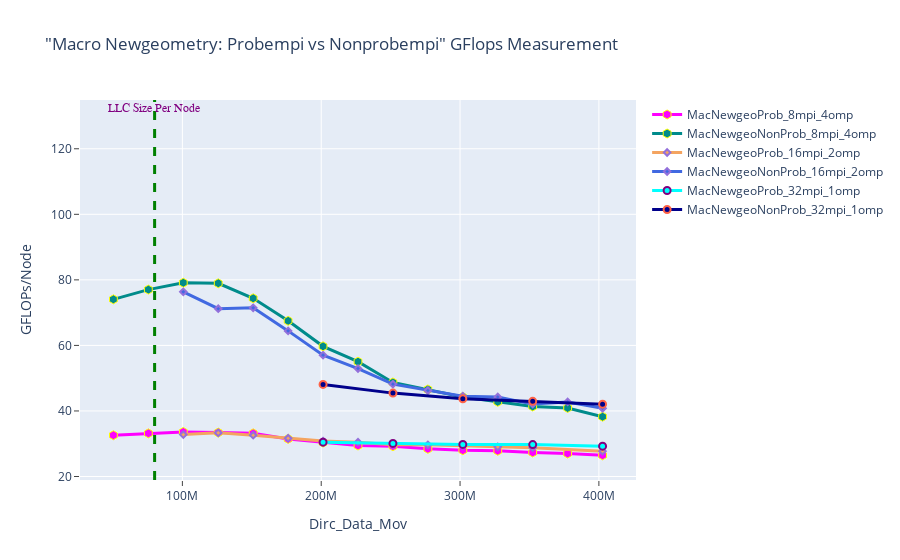

Notebook code cell kept with this figure:
### Markdown cell above
## FLOTS - Macro Newgeometry: Probempi vs Nonprobempi

### Code cell
fig = go.Figure() 

fig.add_trace(go.Scatter(x=(dfMacNewgeoProb_8mpi_4omp.Dirc_Data_Mov*(dfMacNewgeoProb_8mpi_4omp.MPI_size)), 
                         y=(dfMacNewgeoProb_8mpi_4omp.GFLOPS*(dfMacNewgeoProb_8mpi_4omp.MPI_size)), 
                         mode='lines+markers', 
                         name='MacNewgeoProb_8mpi_4omp',
                         line=dict(color='magenta',width=3),
                         marker=dict(symbol='hexagon',size=9, line=dict(color='yellow',width=1))))

fig.add_trace(go.Scatter(x=(dfMacNewgeoNonProb_8mpi_4omp.Dirc_Data_Mov*(dfMacNewgeoNonProb_8mpi_4omp.MPI_size)), 
                         y=(dfMacNewgeoNonProb_8mpi_4omp.GFLOPS*(dfMacNewgeoNonProb_8mpi_4omp.MPI_size)), 
                         mode='lines+markers', 
                         name='MacNewgeoNonProb_8mpi_4omp',
                         line=dict(color='darkcyan',width=3),
                         marker=dict(symbol='hexagon',size=9, line=dict(color='yellow',width=1))))



fig.add_trace(go.Scatter(x=(dfMacNewgeoProb_16mpi_2omp.Dirc_Data_Mov*(dfMacNewgeoProb_16mpi_2omp.MPI_size)), 
                         y=(dfMacNewgeoProb_16mpi_2omp.GFLOPS*(dfMacNewgeoProb_16mpi_2omp.MPI_size)), 
                         mode='lines+markers', 
                         name='MacNewgeoProb_16mpi_2omp',
                         line=dict(color='sandybrown',width=3),
                         marker=dict(symbol='diamond',size=5,line=dict(color='MediumPurple',width=2))))

fig.add_trace(go.Scatter(x=(dfMacNewgeoNonProb_16mpi_2omp.Dirc_Data_Mov*(dfMacNewgeoNonProb_16mpi_2omp.MPI_size)), 
                         y=(dfMacNewgeoNonProb_16mpi_2omp.GFLOPS*(dfMacNewgeoNonProb_16mpi_2omp.MPI_size)), 
                         mode='lines+markers', 
                         name='MacNewgeoNonProb_16mpi_2omp',
                         line=dict(color='royalblue',width=3),
                         marker=dict(symbol='diamond',size=5,line=dict(color='MediumPurple',width=2))))



fig.add_trace(go.Scatter(x=(dfMacNewgeoProb_32mpi_1omp.Dirc_Data_Mov*(dfMacNewgeoProb_32mpi_1omp.MPI_size)), 
                         y=(dfMacNewgeoProb_32mpi_1omp.GFLOPS*(dfMacNewgeoProb_32mpi_1omp.MPI_size)), 
                         mode='lines+markers', 
                         name='MacNewgeoProb_32mpi_1omp',
                         line=dict(color='cyan',width=3),
                         marker=dict(symbol='circle',size=7,line=dict(color='Purple',width=2))))

fig.add_trace(go.Scatter(x=(dfMacNewgeoNonProb_32mpi_1omp.Dirc_Data_Mov*(dfMacNewgeoNonProb_32mpi_1omp.MPI_size)), 
                         y=(dfMacNewgeoNonProb_32mpi_1omp.GFLOPS*(dfMacNewgeoNonProb_32mpi_1omp.MPI_size)), 
                         mode='lines+markers', 
                         name='MacNewgeoNonProb_32mpi_1omp',
                         line=dict(color='darkblue',width=3),
                         marker=dict(symbol='circle',size=7, line=dict(color='tomato',width=2))))



# Adding a vertical line
fig.add_vline(x=80e6, line_width=3, line_dash="dash", line_color="green")
# fig.add_hline(y=1024, line_width=3, line_dash="dash", line_color="red")

# Add annotation
fig.add_annotation(
    x='80e6'
    , y=130
    , text=f'LLC Size Per Node'
    , yanchor='bottom'
    , showarrow=False
    , arrowhead=1
    , arrowsize=1
    , arrowwidth=2
    , arrowcolor="#636363"
    , ax=-20
    , ay=-30
    , font=dict(size=12, color="purple", family="Sans Serif")
    , align="left"
    ,)

fig.update_layout(title='"Macro Newgeometry: Probempi vs Nonprobempi" GFlops Measurement',
                  xaxis_title='Dirc_Data_Mov', yaxis_title='GFLOPs/Node', 
                  xaxis=dict(ticks="outside"),  
                  yaxis=dict(ticks="outside"))

### Figure 1 — Plotly figure (JSON) as saved in the notebook; plotly's stock layout.template omitted (floating-point values rounded to 4 significant figures)
{"data": [{"line": {"color": "magenta", "width": 3}, "marker": {"line": {"color": "yellow", "width": 1}, "size": 9, "symbol": "hexagon"}, "mode": "lines+markers", "name": "MacNewgeoProb_8mpi_4omp", "type": "scatter", "x": [50331648, 75497472, 100663296, 125829120, 150994944, 176160768, 201326592, 226492416, 251658240, 276824064, 301989888, 327155712, 352321536, 377487360, 402653184], "y": [32.6, 33.17, 33.61, 33.39, 33.16, 31.48, 30.36, 29.46, 29.24, 28.44, 28.02, 27.86, 27.33, 27.01, 26.45]}, {"line": {"color": "darkcyan", "width": 3}, "marker": {"line": {"color": "yellow", "width": 1}, "size": 9, "symbol": "hexagon"}, "mode": "lines+markers", "name": "MacNewgeoNonProb_8mpi_4omp", "type": "scatter", "x": [50331648, 75497472, 100663296, 125829120, 150994944, 176160768, 201326592, 226492416, 251658240, 276824064, 301989888, 327155712, 352321536, 377487360, 402653184], "y": [74.06, 77.02, 79.13, 78.96, 74.38, 67.5, 59.72, 55.05, 48.7, 46.56, 44.26, 42.79, 41.37, 40.92, 38.25]}, {"line": {"color": "sandybrown", "width": 3}, "marker": {"line": {"color": "MediumPurple", "width": 2}, "size": 5, "symbol": "diamond"}, "mode": "lines+markers", "name": "MacNewgeoProb_16mpi_2omp", "type": "scatter", "x": [100663296, 125829120, 150994944, 176160768, 201326592, 226492416, 251658240, 276824064, 301989888, 327155712, 352321536, 402653184], "y": [32.79, 33.32, 32.6, 31.68, 30.81, 30.47, 29.7, 29.65, 29.37, 29.05, 28.79, 27.74]}, {"line": {"color": "royalblue", "width": 3}, "marker": {"line": {"color": "MediumPurple", "width": 2}, "size": 5, "symbol": "diamond"}, "mode": "lines+markers", "name": "MacNewgeoNonProb_16mpi_2omp", "type": "scatter", "x": [100663296, 125829120, 150994944, 176160768, 201326592, 226492416, 251658240, 276824064, 301989888, 327155712, 352321536, 377487360, 402653184], "y": [76.34, 71.21, 71.45, 64.44, 57.04, 52.94, 48.19, 46.25, 44.51, 44.27, 42.09, 42.76, 40.81]}, {"line": {"color": "cyan", "width": 3}, "marker": {"line": {"color": "Purple", "width": 2}, "size": 7, "symbol": "circle"}, "mode": "lines+markers", "name": "MacNewgeoProb_32mpi_1omp", "type": "scatter", "x": [201326592, 251658240, 301989888, 352321536, 402653184], "y": [30.49, 30.09, 29.8, 29.73, 29.26]}, {"line": {"color": "darkblue", "width": 3}, "marker": {"line": {"color": "tomato", "width": 2}, "size": 7, "symbol": "circle"}, "mode": "lines+markers", "name": "MacNewgeoNonProb_32mpi_1omp", "type": "scatter", "x": [201326592, 251658240, 301989888, 352321536, 402653184], "y": [48.09, 45.44, 43.7, 42.94, 42.07]}], "layout": {"annotations": [{"align": "left", "arrowcolor": "#636363", "arrowhead": 1, "arrowsize": 1, "arrowwidth": 2, "ax": -20, "ay": -30, "font": {"color": "purple", "family": "Sans Serif", "size": 12}, "showarrow": false, "text": "LLC Size Per Node", "x": "80e6", "y": 130, "yanchor": "bottom"}], "shapes": [{"line": {"color": "green", "dash": "dash", "width": 3}, "type": "line", "x0": 80000000, "x1": 80000000, "xref": "x", "y0": 0, "y1": 1, "yref": "y domain"}], "title": {"text": "\"Macro Newgeometry: Probempi vs Nonprobempi\" GFlops Measurement"}, "xaxis": {"ticks": "outside", "title": {"text": "Dirc_Data_Mov"}}, "yaxis": {"ticks": "outside", "title": {"text": "GFLOPs/Node"}}}}
